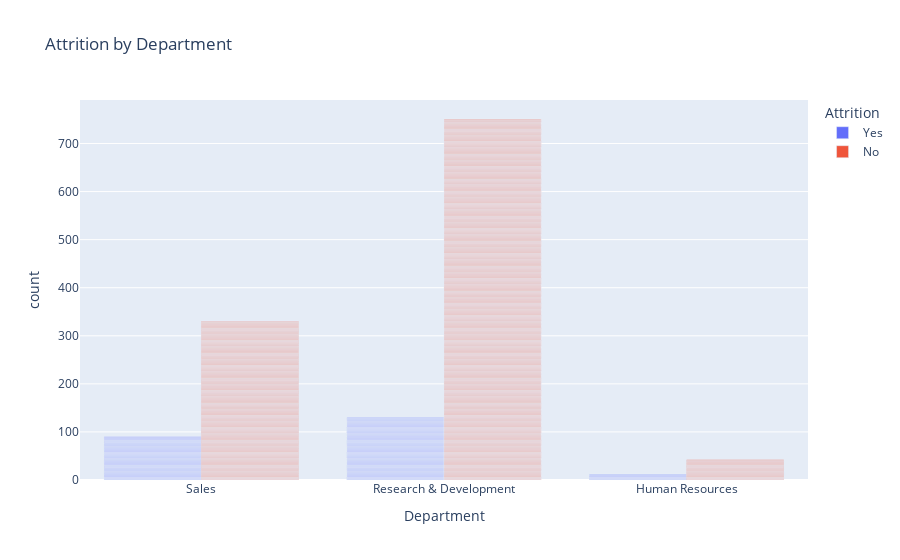

The notebook cell saved with this chart:
### Code cell
# Department-wise Attrition
fig = px.bar(clean_df, x='Department', color='Attrition', 
             title='Attrition by Department', barmode='group')
fig.show()

### Figure 1 — Plotly figure (JSON) as saved in the notebook; plotly's stock layout.template omitted (floating-point values rounded to 4 significant figures; data arrays with more than 128 entries replaced by an {"elided": "..."} marker saying what was removed)
{"data": [{"alignmentgroup": "True", "hovertemplate": "Attrition=Yes<br>Department=%{x}<br>count=%{y}<extra></extra>", "legendgroup": "Yes", "marker": {"color": "#636efa", "pattern": {"shape": ""}}, "name": "Yes", "offsetgroup": "Yes", "orientation": "v", "showlegend": true, "textposition": "auto", "type": "bar", "x": {"elided": "232 str values"}, "xaxis": "x", "y": {"elided": "232 int values"}, "yaxis": "y"}, {"alignmentgroup": "True", "hovertemplate": "Attrition=No<br>Department=%{x}<br>count=%{y}<extra></extra>", "legendgroup": "No", "marker": {"color": "#EF553B", "pattern": {"shape": ""}}, "name": "No", "offsetgroup": "No", "orientation": "v", "showlegend": true, "textposition": "auto", "type": "bar", "x": {"elided": "1124 str values"}, "xaxis": "x", "y": {"elided": "1124 int values"}, "yaxis": "y"}], "layout": {"autosize": true, "barmode": "group", "legend": {"title": {"text": "Attrition"}, "tracegroupgap": 0}, "title": {"text": "Attrition by Department"}, "xaxis": {"anchor": "y", "autorange": true, "domain": [0, 1], "range": [-0.5, 2.5], "title": {"text": "Department"}, "type": "category"}, "yaxis": {"anchor": "x", "autorange": true, "domain": [0, 1], "range": [0, 790.5], "title": {"text": "count"}, "type": "linear"}}}
